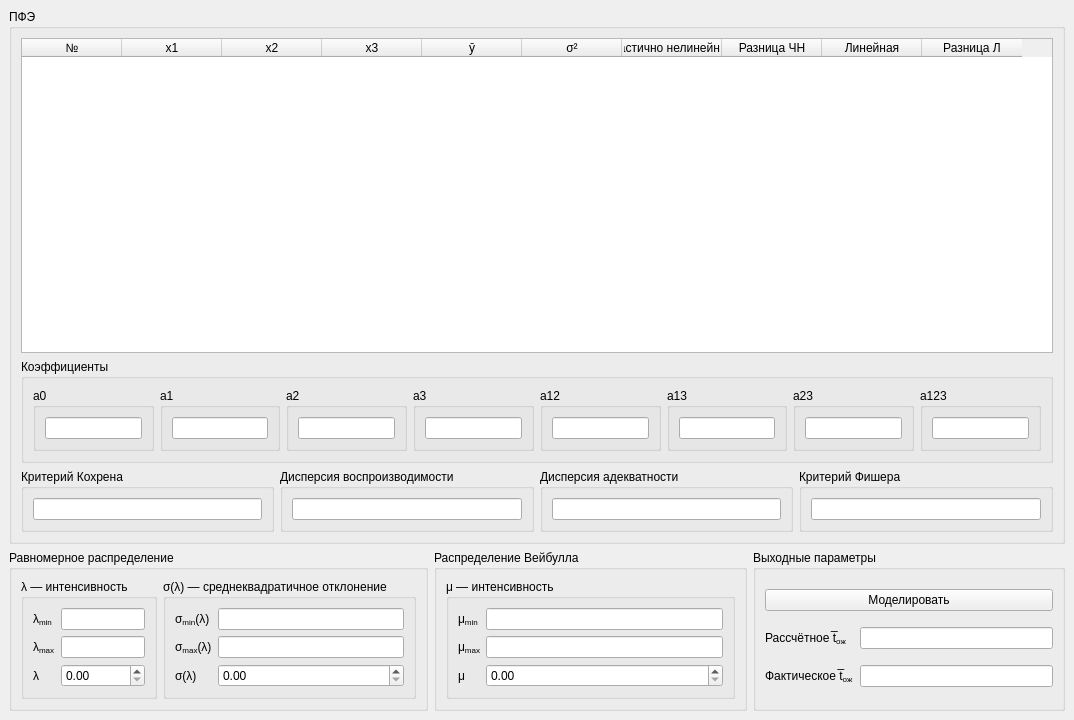
<?xml version="1.0" encoding="UTF-8"?>
<ui version="4.0">
 <class>MainWindow</class>
 <widget class="QMainWindow" name="MainWindow">
  <property name="geometry">
   <rect>
    <x>0</x>
    <y>0</y>
    <width>1074</width>
    <height>720</height>
   </rect>
  </property>
  <property name="windowTitle">
   <string>MainWindow</string>
  </property>
  <widget class="QWidget" name="centralwidget">
   <layout class="QGridLayout" name="gridLayout_4">
    <item row="1" column="1">
     <widget class="QGroupBox" name="weibullDistributionGroupBox">
      <property name="title">
       <string>Распределение Вейбулла</string>
      </property>
      <layout class="QHBoxLayout" name="horizontalLayout_2">
       <item>
        <widget class="QGroupBox" name="muGroupBox">
         <property name="title">
          <string>μ — интенсивность</string>
         </property>
         <layout class="QGridLayout" name="gridLayout_2">
          <item row="0" column="0">
           <widget class="QLabel" name="muMinTextLabel">
            <property name="text">
             <string>μ&lt;sub&gt;min&lt;/sub&gt;</string>
            </property>
           </widget>
          </item>
          <item row="0" column="1">
           <widget class="QLineEdit" name="muMinLineEdit">
            <property name="readOnly">
             <bool>true</bool>
            </property>
           </widget>
          </item>
          <item row="1" column="0">
           <widget class="QLabel" name="muMaxTextLabel">
            <property name="text">
             <string>μ&lt;sub&gt;max&lt;/sub&gt;</string>
            </property>
           </widget>
          </item>
          <item row="1" column="1">
           <widget class="QLineEdit" name="muMaxLineEdit">
            <property name="readOnly">
             <bool>true</bool>
            </property>
           </widget>
          </item>
          <item row="2" column="0">
           <widget class="QLabel" name="muTextLabel">
            <property name="text">
             <string>μ</string>
            </property>
           </widget>
          </item>
          <item row="2" column="1">
           <widget class="QDoubleSpinBox" name="muDoubleSpinBox">
            <property name="singleStep">
             <double>0.100000000000000</double>
            </property>
           </widget>
          </item>
         </layout>
        </widget>
       </item>
      </layout>
     </widget>
    </item>
    <item row="1" column="0">
     <widget class="QGroupBox" name="uniformDistributionGroupBox">
      <property name="title">
       <string>Равномерное распределение</string>
      </property>
      <layout class="QHBoxLayout" name="horizontalLayout">
       <item>
        <widget class="QGroupBox" name="lambdaGroupBox">
         <property name="title">
          <string>λ — интенсивность</string>
         </property>
         <layout class="QGridLayout" name="gridLayout">
          <item row="0" column="0">
           <widget class="QLabel" name="lambdaMinTextLabel">
            <property name="text">
             <string>λ&lt;sub&gt;min&lt;/sub&gt;</string>
            </property>
           </widget>
          </item>
          <item row="0" column="1">
           <widget class="QLineEdit" name="lambdaMinLineEdit">
            <property name="readOnly">
             <bool>true</bool>
            </property>
           </widget>
          </item>
          <item row="1" column="0">
           <widget class="QLabel" name="lambdaMaxTextLabel">
            <property name="text">
             <string>λ&lt;sub&gt;max&lt;/sub&gt;</string>
            </property>
           </widget>
          </item>
          <item row="1" column="1">
           <widget class="QLineEdit" name="lambdaMaxLineEdit">
            <property name="readOnly">
             <bool>true</bool>
            </property>
           </widget>
          </item>
          <item row="2" column="0">
           <widget class="QLabel" name="lambdaTextLabel">
            <property name="text">
             <string>λ</string>
            </property>
           </widget>
          </item>
          <item row="2" column="1">
           <widget class="QDoubleSpinBox" name="lambdaDoubleSpinBox">
            <property name="singleStep">
             <double>0.100000000000000</double>
            </property>
           </widget>
          </item>
         </layout>
        </widget>
       </item>
       <item>
        <widget class="QGroupBox" name="sigmaLambdaGroupBox">
         <property name="title">
          <string>σ(λ) — среднеквадратичное отклонение</string>
         </property>
         <layout class="QGridLayout" name="gridLayout_3">
          <item row="0" column="0">
           <widget class="QLabel" name="sigmaLambdaMinTextLabel">
            <property name="text">
             <string>σ&lt;sub&gt;min&lt;/sub&gt;(λ)</string>
            </property>
           </widget>
          </item>
          <item row="0" column="1">
           <widget class="QLineEdit" name="sigmaLambdaMinLineEdit">
            <property name="readOnly">
             <bool>true</bool>
            </property>
           </widget>
          </item>
          <item row="1" column="0">
           <widget class="QLabel" name="sigmaLambdaMaxTextLabel">
            <property name="text">
             <string>σ&lt;sub&gt;max&lt;/sub&gt;(λ)</string>
            </property>
           </widget>
          </item>
          <item row="1" column="1">
           <widget class="QLineEdit" name="sigmaLambdaMaxLineEdit">
            <property name="readOnly">
             <bool>true</bool>
            </property>
           </widget>
          </item>
          <item row="2" column="0">
           <widget class="QLabel" name="sigmaLambdaTextLabel">
            <property name="text">
             <string>σ(λ)</string>
            </property>
           </widget>
          </item>
          <item row="2" column="1">
           <widget class="QDoubleSpinBox" name="sigmaLambdaDoubleSpinBox">
            <property name="singleStep">
             <double>0.010000000000000</double>
            </property>
           </widget>
          </item>
         </layout>
        </widget>
       </item>
      </layout>
     </widget>
    </item>
    <item row="1" column="2">
     <widget class="QGroupBox" name="outputParametersGroupBox">
      <property name="title">
       <string>Выходные параметры</string>
      </property>
      <layout class="QGridLayout" name="gridLayout_10">
       <item row="2" column="0">
        <widget class="QLabel" name="actualAverageWaitingTimeTextLabel">
         <property name="text">
          <string>Фактическое t̅&lt;sub&gt;ож&lt;/sub&gt;</string>
         </property>
        </widget>
       </item>
       <item row="2" column="1">
        <widget class="QLineEdit" name="actualAverageWaitingTimeLineEdit"/>
       </item>
       <item row="0" column="0" colspan="2">
        <widget class="QPushButton" name="calculatePushButton">
         <property name="text">
          <string>Моделировать</string>
         </property>
        </widget>
       </item>
       <item row="1" column="1">
        <widget class="QLineEdit" name="estimatedAverageWaitingTimeLineEdit"/>
       </item>
       <item row="1" column="0">
        <widget class="QLabel" name="estimatedAverageWaitingTimeTextLabel">
         <property name="text">
          <string>Рассчётное t̅&lt;sub&gt;ож&lt;/sub&gt;</string>
         </property>
        </widget>
       </item>
      </layout>
     </widget>
    </item>
    <item row="0" column="0" colspan="3">
     <widget class="QGroupBox" name="ffeGroupBox">
      <property name="sizePolicy">
       <sizepolicy hsizetype="Preferred" vsizetype="Expanding">
        <horstretch>0</horstretch>
        <verstretch>0</verstretch>
       </sizepolicy>
      </property>
      <property name="title">
       <string>ПФЭ</string>
      </property>
      <layout class="QGridLayout" name="gridLayout_5">
       <item row="2" column="2">
        <widget class="QGroupBox" name="adequacyVarGroupBox">
         <property name="title">
          <string>Дисперсия адекватности</string>
         </property>
         <layout class="QGridLayout" name="gridLayout_8">
          <item row="0" column="0">
           <widget class="QLineEdit" name="adequacyVarLineEdit">
            <property name="readOnly">
             <bool>true</bool>
            </property>
           </widget>
          </item>
         </layout>
        </widget>
       </item>
       <item row="0" column="0" colspan="4">
        <widget class="QTableWidget" name="ffeTableWidget">
         <column>
          <property name="text">
           <string>№</string>
          </property>
         </column>
         <column>
          <property name="text">
           <string>x1</string>
          </property>
         </column>
         <column>
          <property name="text">
           <string>x2</string>
          </property>
         </column>
         <column>
          <property name="text">
           <string>x3</string>
          </property>
         </column>
         <column>
          <property name="text">
           <string>ȳ</string>
          </property>
         </column>
         <column>
          <property name="text">
           <string>σ²</string>
          </property>
         </column>
         <column>
          <property name="text">
           <string>Частично нелинейная</string>
          </property>
         </column>
         <column>
          <property name="text">
           <string>Разница ЧН</string>
          </property>
         </column>
         <column>
          <property name="text">
           <string>Линейная</string>
          </property>
         </column>
         <column>
          <property name="text">
           <string>Разница Л</string>
          </property>
         </column>
        </widget>
       </item>
       <item row="2" column="0">
        <widget class="QGroupBox" name="cochranTestGroupBox">
         <property name="title">
          <string>Критерий Кохрена</string>
         </property>
         <layout class="QGridLayout" name="gridLayout_6">
          <item row="0" column="0">
           <widget class="QLineEdit" name="cochranTestLineEdit">
            <property name="readOnly">
             <bool>true</bool>
            </property>
           </widget>
          </item>
         </layout>
        </widget>
       </item>
       <item row="2" column="1">
        <widget class="QGroupBox" name="reproducibilityVarGroupBox">
         <property name="title">
          <string>Дисперсия воспроизводимости</string>
         </property>
         <layout class="QGridLayout" name="gridLayout_7">
          <item row="0" column="0">
           <widget class="QLineEdit" name="reproducibilityVarLineEdit">
            <property name="readOnly">
             <bool>true</bool>
            </property>
           </widget>
          </item>
         </layout>
        </widget>
       </item>
       <item row="2" column="3">
        <widget class="QGroupBox" name="fTestGroupBox">
         <property name="title">
          <string>Критерий Фишера</string>
         </property>
         <layout class="QGridLayout" name="gridLayout_9">
          <item row="0" column="0">
           <widget class="QLineEdit" name="fTestLineEdit">
            <property name="readOnly">
             <bool>true</bool>
            </property>
           </widget>
          </item>
         </layout>
        </widget>
       </item>
       <item row="1" column="0" colspan="4">
        <widget class="QGroupBox" name="coefficientsGroupBox">
         <property name="title">
          <string>Коэффициенты</string>
         </property>
         <layout class="QGridLayout" name="gridLayout_11">
          <item row="0" column="6">
           <widget class="QGroupBox" name="a23GroupBox">
            <property name="title">
             <string>a23</string>
            </property>
            <layout class="QGridLayout" name="gridLayout_18">
             <item row="0" column="0">
              <widget class="QLineEdit" name="a23LineEdit"/>
             </item>
            </layout>
           </widget>
          </item>
          <item row="0" column="3">
           <widget class="QGroupBox" name="a3GroupBox">
            <property name="title">
             <string>a3</string>
            </property>
            <layout class="QGridLayout" name="gridLayout_15">
             <item row="0" column="0">
              <widget class="QLineEdit" name="a3LineEdit"/>
             </item>
            </layout>
           </widget>
          </item>
          <item row="0" column="4">
           <widget class="QGroupBox" name="a12GroupBox">
            <property name="title">
             <string>a12</string>
            </property>
            <layout class="QGridLayout" name="gridLayout_16">
             <item row="0" column="0">
              <widget class="QLineEdit" name="a12LineEdit"/>
             </item>
            </layout>
           </widget>
          </item>
          <item row="0" column="2">
           <widget class="QGroupBox" name="a2GroupBox">
            <property name="title">
             <string>a2</string>
            </property>
            <layout class="QGridLayout" name="gridLayout_14">
             <item row="0" column="0">
              <widget class="QLineEdit" name="a2LineEdit"/>
             </item>
            </layout>
           </widget>
          </item>
          <item row="0" column="1">
           <widget class="QGroupBox" name="a1GroupBox">
            <property name="title">
             <string>a1</string>
            </property>
            <layout class="QGridLayout" name="gridLayout_13">
             <item row="0" column="0">
              <widget class="QLineEdit" name="a1LineEdit"/>
             </item>
            </layout>
           </widget>
          </item>
          <item row="0" column="0">
           <widget class="QGroupBox" name="a0GroupBox">
            <property name="title">
             <string>a0</string>
            </property>
            <layout class="QGridLayout" name="gridLayout_12">
             <item row="0" column="0">
              <widget class="QLineEdit" name="a0LineEdit"/>
             </item>
            </layout>
           </widget>
          </item>
          <item row="0" column="5">
           <widget class="QGroupBox" name="a13GroupBox">
            <property name="title">
             <string>a13</string>
            </property>
            <layout class="QGridLayout" name="gridLayout_17">
             <item row="0" column="0">
              <widget class="QLineEdit" name="a13LineEdit"/>
             </item>
            </layout>
           </widget>
          </item>
          <item row="0" column="7">
           <widget class="QGroupBox" name="a123GroupBox">
            <property name="title">
             <string>a123</string>
            </property>
            <layout class="QGridLayout" name="gridLayout_19">
             <item row="0" column="0">
              <widget class="QLineEdit" name="a123LineEdit"/>
             </item>
            </layout>
           </widget>
          </item>
         </layout>
        </widget>
       </item>
      </layout>
     </widget>
    </item>
   </layout>
  </widget>
 </widget>
 <resources/>
 <connections/>
</ui>
